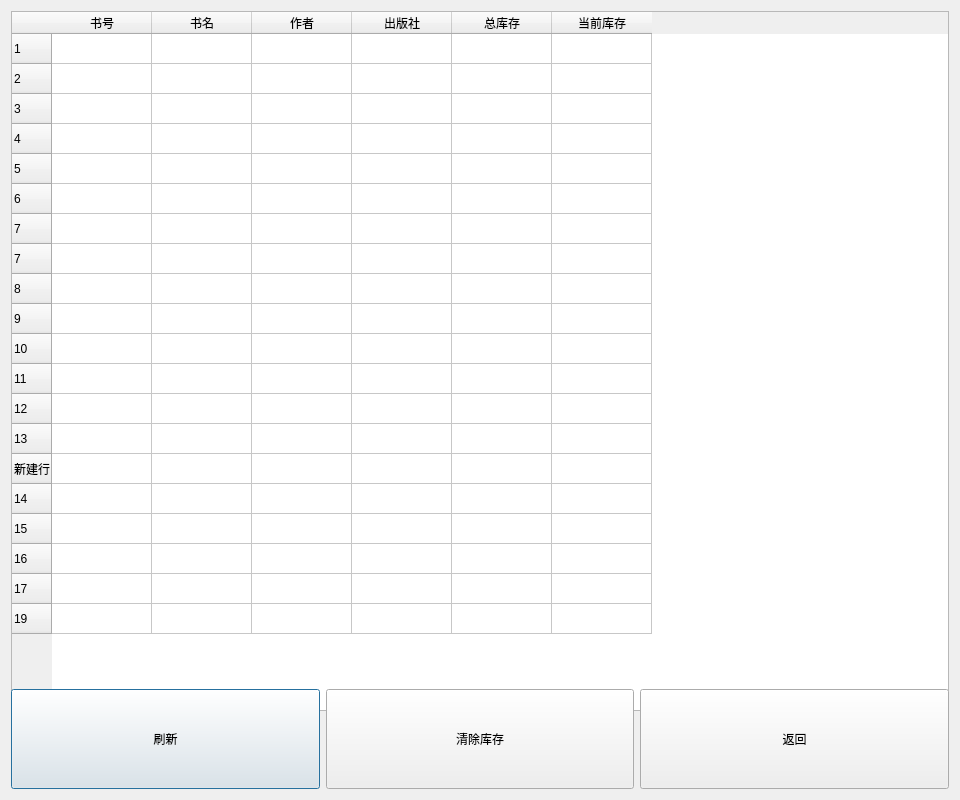
<?xml version="1.0" encoding="UTF-8"?>
<ui version="4.0">
 <class>managebooks</class>
 <widget class="QDialog" name="managebooks">
  <property name="geometry">
   <rect>
    <x>0</x>
    <y>0</y>
    <width>960</width>
    <height>800</height>
   </rect>
  </property>
  <property name="minimumSize">
   <size>
    <width>960</width>
    <height>800</height>
   </size>
  </property>
  <property name="windowTitle">
   <string>书籍管理</string>
  </property>
  <property name="styleSheet">
   <string notr="true">background-image: url(:/new/prefix1/225ef3557e31ea0.jpg);</string>
  </property>
  <layout class="QGridLayout" name="gridLayout">
   <item row="0" column="0" colspan="3">
    <widget class="QTableWidget" name="booksWidget">
     <property name="minimumSize">
      <size>
       <width>890</width>
       <height>700</height>
      </size>
     </property>
     <property name="editTriggers">
      <set>QAbstractItemView::NoEditTriggers</set>
     </property>
     <property name="selectionMode">
      <enum>QAbstractItemView::MultiSelection</enum>
     </property>
     <property name="selectionBehavior">
      <enum>QAbstractItemView::SelectRows</enum>
     </property>
     <row>
      <property name="text">
       <string>1</string>
      </property>
     </row>
     <row>
      <property name="text">
       <string>2</string>
      </property>
     </row>
     <row>
      <property name="text">
       <string>3</string>
      </property>
     </row>
     <row>
      <property name="text">
       <string>4</string>
      </property>
     </row>
     <row>
      <property name="text">
       <string>5</string>
      </property>
     </row>
     <row>
      <property name="text">
       <string>6</string>
      </property>
     </row>
     <row>
      <property name="text">
       <string>7</string>
      </property>
     </row>
     <row>
      <property name="text">
       <string>7</string>
      </property>
     </row>
     <row>
      <property name="text">
       <string>8</string>
      </property>
     </row>
     <row>
      <property name="text">
       <string>9</string>
      </property>
     </row>
     <row>
      <property name="text">
       <string>10</string>
      </property>
     </row>
     <row>
      <property name="text">
       <string>11</string>
      </property>
     </row>
     <row>
      <property name="text">
       <string>12</string>
      </property>
     </row>
     <row>
      <property name="text">
       <string>13</string>
      </property>
     </row>
     <row>
      <property name="text">
       <string>新建行</string>
      </property>
     </row>
     <row>
      <property name="text">
       <string>14</string>
      </property>
     </row>
     <row>
      <property name="text">
       <string>15</string>
      </property>
     </row>
     <row>
      <property name="text">
       <string>16</string>
      </property>
     </row>
     <row>
      <property name="text">
       <string>17</string>
      </property>
     </row>
     <row>
      <property name="text">
       <string>19</string>
      </property>
     </row>
     <column>
      <property name="text">
       <string>书号</string>
      </property>
     </column>
     <column>
      <property name="text">
       <string>书名</string>
      </property>
     </column>
     <column>
      <property name="text">
       <string>作者</string>
      </property>
     </column>
     <column>
      <property name="text">
       <string>出版社</string>
      </property>
     </column>
     <column>
      <property name="text">
       <string>总库存</string>
      </property>
     </column>
     <column>
      <property name="text">
       <string>当前库存</string>
      </property>
     </column>
    </widget>
   </item>
   <item row="1" column="0">
    <widget class="QPushButton" name="refreshButton">
     <property name="minimumSize">
      <size>
       <width>250</width>
       <height>100</height>
      </size>
     </property>
     <property name="styleSheet">
      <string notr="true">font: 12pt &quot;Agency FB&quot;;</string>
     </property>
     <property name="text">
      <string>刷新</string>
     </property>
    </widget>
   </item>
   <item row="1" column="1">
    <widget class="QPushButton" name="cleanButton">
     <property name="minimumSize">
      <size>
       <width>250</width>
       <height>100</height>
      </size>
     </property>
     <property name="styleSheet">
      <string notr="true">font: 12pt &quot;Agency FB&quot;;</string>
     </property>
     <property name="text">
      <string>清除库存</string>
     </property>
    </widget>
   </item>
   <item row="1" column="2">
    <widget class="QPushButton" name="closeButton">
     <property name="minimumSize">
      <size>
       <width>250</width>
       <height>100</height>
      </size>
     </property>
     <property name="styleSheet">
      <string notr="true">font: 12pt &quot;Agency FB&quot;;</string>
     </property>
     <property name="text">
      <string>返回</string>
     </property>
    </widget>
   </item>
  </layout>
 </widget>
 <resources/>
 <connections/>
</ui>
